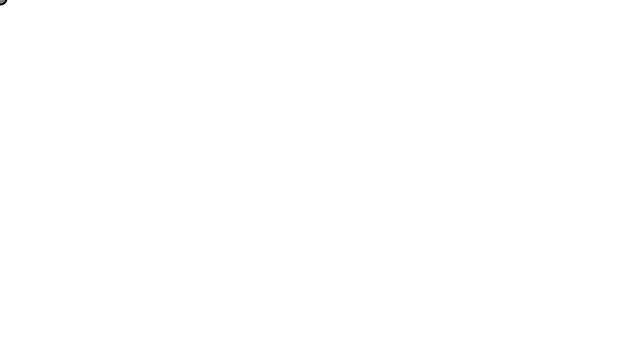
Frame 1 (no input)
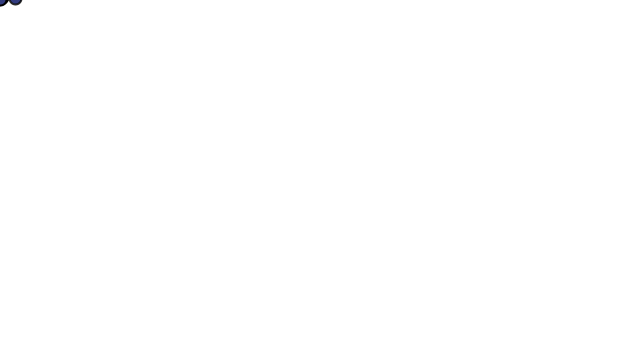
Frame 60 (the mouse pressed at the canvas centre just before this capture)
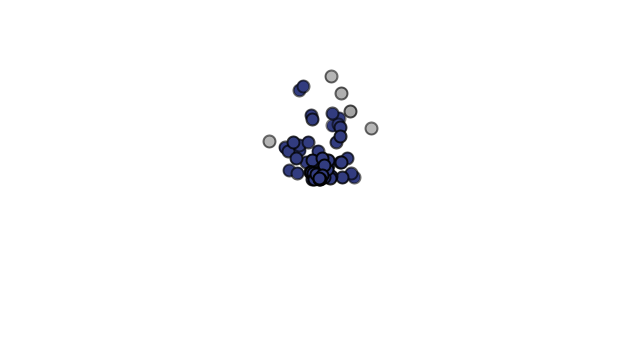
Frame 120 (the mouse held since frame 60 and released just before this capture)

The Processing sketch that drew these frames (run headless with seeded random() and noise(); from frame 60 on, the mouse is pressed at the canvas centre):

// Processing sketch: Exercise_4_10_particleintersection
// ── Exercise_4_10_particleintersection.pde
// The Nature of Code
// Daniel Shiffman
// http://natureofcode.com

ParticleSystem ps;

void setup() {
  size(640,360);
  ps = new ParticleSystem(new PVector(width/2,50));
  noStroke();
}

void draw() {
  background(255);
  ps.addParticle(mouseX,mouseY);
  ps.update();
  ps.intersection();
  ps.display();
}

// ── Particle.pde
// The Nature of Code
// Daniel Shiffman
// http://natureofcode.com

// Simple Particle System

class Particle {
  PVector position;
  PVector velocity;
  PVector acceleration;
  float lifespan;
  
  float r = 6;
  boolean highlight;

  Particle(float x, float y) {
    acceleration = new PVector(0, 0.05);
    velocity = new PVector(random(-1, 1), random(-2, 0));
    position = new PVector(x, y);
    lifespan = 255.0;
  }

  void run() {
    update();
    display();
  }

  void intersects(ArrayList<Particle> particles) {
    highlight = false;
    for (Particle other : particles) {
      if (other != this) {
        float d = PVector.dist(other.position, position);
        if (d < r + other.r) {
          highlight = true;
        }
      }
    }
  }
  
  void applyForce(PVector f) {
    acceleration.add(f); 
  }

  // Method to update position
  void update() {
    velocity.add(acceleration);
    position.add(velocity);
    acceleration.mult(0);
    lifespan -= 2.0;
  }

  // Method to display
  void display() {
    stroke(0, lifespan);
    strokeWeight(2);
    fill(127, lifespan);
    if (highlight) {
      fill(50,60,127);
    }
    ellipse(position.x, position.y, r*2, r*2);
  }

  // Is the particle still useful?
  boolean isDead() {
    if (lifespan < 0.0) {
      return true;
    } 
    else {
      return false;
    }
  }
}

// ── ParticleSystem.pde
// The Nature of Code
// Daniel Shiffman
// http://natureofcode.com

// Using Generics now!  comment and annotate, etc.

class ParticleSystem {
  ArrayList<Particle> particles;

  ParticleSystem(PVector position) {
    particles = new ArrayList<Particle>();
  }

  void addParticle(float x, float y) {
    particles.add(new Particle(x, y));
  }


  void display() {
    for (Particle p : particles) {
      p.display();
    }
  }

  void intersection() {
    for (Particle p : particles) {
      p.intersects(particles);
    }
  }


  void update() {
    for (int i = particles.size()-1; i >= 0; i--) {
      Particle p = particles.get(i);
      p.update();
      if (p.isDead()) {
        particles.remove(i);
      }
    }
  }
}
